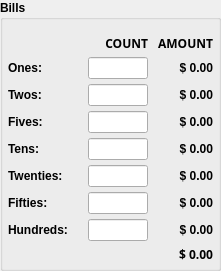
              <widget class="QWidget" name="widget_7" native="true">
               <layout class="QVBoxLayout" name="verticalLayout_7">
                <property name="spacing">
                 <number>5</number>
                </property>
                <property name="leftMargin">
                 <number>0</number>
                </property>
                <property name="topMargin">
                 <number>0</number>
                </property>
                <property name="rightMargin">
                 <number>0</number>
                </property>
                <property name="bottomMargin">
                 <number>0</number>
                </property>
                <item>
                 <widget class="QGroupBox" name="grp_bills">
                  <property name="font">
                   <font>
                    <bold>true</bold>
                   </font>
                  </property>
                  <property name="title">
                   <string>Bills</string>
                  </property>
                  <layout class="QVBoxLayout" name="verticalLayout_3">
                   <property name="spacing">
                    <number>5</number>
                   </property>
                   <property name="leftMargin">
                    <number>5</number>
                   </property>
                   <property name="topMargin">
                    <number>15</number>
                   </property>
                   <property name="rightMargin">
                    <number>5</number>
                   </property>
                   <property name="bottomMargin">
                    <number>5</number>
                   </property>
                   <item>
                    <layout class="QHBoxLayout" name="horizontalLayout_13">
                     <property name="spacing">
                      <number>5</number>
                     </property>
                     <property name="leftMargin">
                      <number>0</number>
                     </property>
                     <item>
                      <widget class="QLabel" name="label_25">
                       <property name="minimumSize">
                        <size>
                         <width>75</width>
                         <height>0</height>
                        </size>
                       </property>
                       <property name="maximumSize">
                        <size>
                         <width>75</width>
                         <height>16777215</height>
                        </size>
                       </property>
                       <property name="text">
                        <string/>
                       </property>
                      </widget>
                     </item>
                     <item>
                      <widget class="QLabel" name="lb_bills_count">
                       <property name="minimumSize">
                        <size>
                         <width>60</width>
                         <height>0</height>
                        </size>
                       </property>
                       <property name="maximumSize">
                        <size>
                         <width>60</width>
                         <height>16777215</height>
                        </size>
                       </property>
                       <property name="font">
                        <font>
                         <family>Lexend</family>
                         <bold>true</bold>
                        </font>
                       </property>
                       <property name="text">
                        <string>COUNT</string>
                       </property>
                       <property name="alignment">
                        <set>Qt::AlignmentFlag::AlignRight|Qt::AlignmentFlag::AlignTrailing|Qt::AlignmentFlag::AlignVCenter</set>
                       </property>
                      </widget>
                     </item>
                     <item>
                      <widget class="QLabel" name="lb_bills_amount">
                       <property name="minimumSize">
                        <size>
                         <width>60</width>
                         <height>0</height>
                        </size>
                       </property>
                       <property name="maximumSize">
                        <size>
                         <width>60</width>
                         <height>16777215</height>
                        </size>
                       </property>
                       <property name="font">
                        <font>
                         <family>Lexend</family>
                         <bold>true</bold>
                        </font>
                       </property>
                       <property name="text">
                        <string>AMOUNT</string>
                       </property>
                       <property name="alignment">
                        <set>Qt::AlignmentFlag::AlignRight|Qt::AlignmentFlag::AlignTrailing|Qt::AlignmentFlag::AlignVCenter</set>
                       </property>
                      </widget>
                     </item>
                    </layout>
                   </item>
                   <item>
                    <layout class="QHBoxLayout" name="horizontalLayout_14">
                     <property name="spacing">
                      <number>5</number>
                     </property>
                     <property name="leftMargin">
                      <number>0</number>
                     </property>
                     <item>
                      <widget class="QLabel" name="lb_ones">
                       <property name="minimumSize">
                        <size>
                         <width>75</width>
                         <height>0</height>
                        </size>
                       </property>
                       <property name="maximumSize">
                        <size>
                         <width>75</width>
                         <height>16777215</height>
                        </size>
                       </property>
                       <property name="text">
                        <string>Ones:</string>
                       </property>
                      </widget>
                     </item>
                     <item>
                      <widget class="QLineEdit" name="le_ones">
                       <property name="minimumSize">
                        <size>
                         <width>60</width>
                         <height>0</height>
                        </size>
                       </property>
                       <property name="maximumSize">
                        <size>
                         <width>60</width>
                         <height>16777215</height>
                        </size>
                       </property>
                       <property name="alignment">
                        <set>Qt::AlignmentFlag::AlignRight|Qt::AlignmentFlag::AlignTrailing|Qt::AlignmentFlag::AlignVCenter</set>
                       </property>
                      </widget>
                     </item>
                     <item>
                      <widget class="QLabel" name="lb_ones_amt">
                       <property name="minimumSize">
                        <size>
                         <width>60</width>
                         <height>0</height>
                        </size>
                       </property>
                       <property name="maximumSize">
                        <size>
                         <width>60</width>
                         <height>16777215</height>
                        </size>
                       </property>
                       <property name="text">
                        <string>$ 0.00</string>
                       </property>
                       <property name="alignment">
                        <set>Qt::AlignmentFlag::AlignRight|Qt::AlignmentFlag::AlignTrailing|Qt::AlignmentFlag::AlignVCenter</set>
                       </property>
                      </widget>
                     </item>
                    </layout>
                   </item>
                   <item>
                    <layout class="QHBoxLayout" name="horizontalLayout_15">
                     <property name="spacing">
                      <number>5</number>
                     </property>
                     <property name="leftMargin">
                      <number>0</number>
                     </property>
                     <item>
                      <widget class="QLabel" name="lb_twos">
                       <property name="minimumSize">
                        <size>
                         <width>75</width>
                         <height>0</height>
                        </size>
                       </property>
                       <property name="maximumSize">
                        <size>
                         <width>75</width>
                         <height>16777215</height>
                        </size>
                       </property>
                       <property name="text">
                        <string>Twos:</string>
                       </property>
                      </widget>
                     </item>
                     <item>
                      <widget class="QLineEdit" name="le_twos">
                       <property name="minimumSize">
                        <size>
                         <width>40</width>
                         <height>0</height>
                        </size>
                       </property>
                       <property name="maximumSize">
                        <size>
                         <width>60</width>
                         <height>16777215</height>
                        </size>
                       </property>
                       <property name="alignment">
                        <set>Qt::AlignmentFlag::AlignRight|Qt::AlignmentFlag::AlignTrailing|Qt::AlignmentFlag::AlignVCenter</set>
                       </property>
                      </widget>
                     </item>
                     <item>
                      <widget class="QLabel" name="lb_twos_amt">
                       <property name="minimumSize">
                        <size>
                         <width>60</width>
                         <height>0</height>
                        </size>
                       </property>
                       <property name="maximumSize">
                        <size>
                         <width>60</width>
                         <height>16777215</height>
                        </size>
                       </property>
                       <property name="text">
                        <string>$ 0.00</string>
                       </property>
                       <property name="alignment">
                        <set>Qt::AlignmentFlag::AlignRight|Qt::AlignmentFlag::AlignTrailing|Qt::AlignmentFlag::AlignVCenter</set>
                       </property>
                      </widget>
                     </item>
                    </layout>
                   </item>
                   <item>
                    <layout class="QHBoxLayout" name="horizontalLayout_16">
                     <property name="spacing">
                      <number>5</number>
                     </property>
                     <property name="leftMargin">
                      <number>0</number>
                     </property>
                     <item>
                      <widget class="QLabel" name="lb_fives">
                       <property name="minimumSize">
                        <size>
                         <width>75</width>
                         <height>0</height>
                        </size>
                       </property>
                       <property name="maximumSize">
                        <size>
                         <width>75</width>
                         <height>16777215</height>
                        </size>
                       </property>
                       <property name="text">
                        <string>Fives:</string>
                       </property>
                      </widget>
                     </item>
                     <item>
                      <widget class="QLineEdit" name="le_fives">
                       <property name="minimumSize">
                        <size>
                         <width>40</width>
                         <height>0</height>
                        </size>
                       </property>
                       <property name="maximumSize">
                        <size>
                         <width>60</width>
                         <height>16777215</height>
                        </size>
                       </property>
                       <property name="alignment">
                        <set>Qt::AlignmentFlag::AlignRight|Qt::AlignmentFlag::AlignTrailing|Qt::AlignmentFlag::AlignVCenter</set>
                       </property>
                      </widget>
                     </item>
                     <item>
                      <widget class="QLabel" name="lb_fives_amt">
                       <property name="minimumSize">
                        <size>
                         <width>60</width>
                         <height>0</height>
                        </size>
                       </property>
                       <property name="maximumSize">
                        <size>
                         <width>60</width>
                         <height>16777215</height>
                        </size>
                       </property>
                       <property name="text">
                        <string>$ 0.00</string>
                       </property>
                       <property name="alignment">
                        <set>Qt::AlignmentFlag::AlignRight|Qt::AlignmentFlag::AlignTrailing|Qt::AlignmentFlag::AlignVCenter</set>
                       </property>
                      </widget>
                     </item>
                    </layout>
                   </item>
                   <item>
                    <layout class="QHBoxLayout" name="horizontalLayout_17">
                     <property name="spacing">
                      <number>5</number>
                     </property>
                     <property name="leftMargin">
                      <number>0</number>
                     </property>
                     <item>
                      <widget class="QLabel" name="lb_tens">
                       <property name="minimumSize">
                        <size>
                         <width>75</width>
                         <height>0</height>
                        </size>
                       </property>
                       <property name="maximumSize">
                        <size>
                         <width>75</width>
                         <height>16777215</height>
                        </size>
                       </property>
                       <property name="text">
                        <string>Tens:</string>
                       </property>
                      </widget>
                     </item>
                     <item>
                      <widget class="QLineEdit" name="le_tens">
                       <property name="minimumSize">
                        <size>
                         <width>40</width>
                         <height>0</height>
                        </size>
                       </property>
                       <property name="maximumSize">
                        <size>
                         <width>60</width>
                         <height>16777215</height>
                        </size>
                       </property>
                       <property name="alignment">
                        <set>Qt::AlignmentFlag::AlignRight|Qt::AlignmentFlag::AlignTrailing|Qt::AlignmentFlag::AlignVCenter</set>
                       </property>
                      </widget>
                     </item>
                     <item>
                      <widget class="QLabel" name="lb_tens_amt">
                       <property name="minimumSize">
                        <size>
                         <width>60</width>
                         <height>0</height>
                        </size>
                       </property>
                       <property name="maximumSize">
                        <size>
                         <width>60</width>
                         <height>16777215</height>
                        </size>
                       </property>
                       <property name="text">
                        <string>$ 0.00</string>
                       </property>
                       <property name="alignment">
                        <set>Qt::AlignmentFlag::AlignRight|Qt::AlignmentFlag::AlignTrailing|Qt::AlignmentFlag::AlignVCenter</set>
                       </property>
                      </widget>
                     </item>
                    </layout>
                   </item>
                   <item>
                    <layout class="QHBoxLayout" name="horizontalLayout_18">
                     <property name="spacing">
                      <number>5</number>
                     </property>
                     <property name="leftMargin">
                      <number>0</number>
                     </property>
                     <item>
                      <widget class="QLabel" name="lb_twenties">
                       <property name="minimumSize">
                        <size>
                         <width>75</width>
                         <height>0</height>
                        </size>
                       </property>
                       <property name="maximumSize">
                        <size>
                         <width>75</width>
                         <height>16777215</height>
                        </size>
                       </property>
                       <property name="text">
                        <string>Twenties:</string>
                       </property>
                      </widget>
                     </item>
                     <item>
                      <widget class="QLineEdit" name="le_twenties">
                       <property name="minimumSize">
                        <size>
                         <width>40</width>
                         <height>0</height>
                        </size>
                       </property>
                       <property name="maximumSize">
                        <size>
                         <width>60</width>
                         <height>16777215</height>
                        </size>
                       </property>
                       <property name="alignment">
                        <set>Qt::AlignmentFlag::AlignRight|Qt::AlignmentFlag::AlignTrailing|Qt::AlignmentFlag::AlignVCenter</set>
                       </property>
                      </widget>
                     </item>
                     <item>
                      <widget class="QLabel" name="lb_twenties_amt">
                       <property name="minimumSize">
                        <size>
                         <width>60</width>
                         <height>0</height>
                        </size>
                       </property>
                       <property name="maximumSize">
                        <size>
                         <width>60</width>
                         <height>16777215</height>
                        </size>
                       </property>
                       <property name="text">
                        <string>$ 0.00</string>
                       </property>
                       <property name="alignment">
                        <set>Qt::AlignmentFlag::AlignRight|Qt::AlignmentFlag::AlignTrailing|Qt::AlignmentFlag::AlignVCenter</set>
                       </property>
                      </widget>
                     </item>
                    </layout>
                   </item>
                   <item>
                    <layout class="QHBoxLayout" name="horizontalLayout_19">
                     <property name="spacing">
                      <number>5</number>
                     </property>
                     <property name="leftMargin">
                      <number>0</number>
                     </property>
                     <item>
                      <widget class="QLabel" name="lb_fifties">
                       <property name="minimumSize">
                        <size>
                         <width>75</width>
                         <height>0</height>
                        </size>
                       </property>
                       <property name="maximumSize">
                        <size>
                         <width>75</width>
                         <height>16777215</height>
                        </size>
                       </property>
                       <property name="text">
                        <string>Fifties:</string>
                       </property>
                      </widget>
                     </item>
                     <item>
                      <widget class="QLineEdit" name="le_fifties">
                       <property name="minimumSize">
                        <size>
                         <width>40</width>
                         <height>0</height>
                        </size>
                       </property>
                       <property name="maximumSize">
                        <size>
                         <width>60</width>
                         <height>16777215</height>
                        </size>
                       </property>
                       <property name="alignment">
                        <set>Qt::AlignmentFlag::AlignRight|Qt::AlignmentFlag::AlignTrailing|Qt::AlignmentFlag::AlignVCenter</set>
                       </property>
                      </widget>
                     </item>
                     <item>
                      <widget class="QLabel" name="lb_fifties_amt">
                       <property name="minimumSize">
                        <size>
                         <width>60</width>
                         <height>0</height>
                        </size>
                       </property>
                       <property name="maximumSize">
                        <size>
                         <width>60</width>
                         <height>16777215</height>
                        </size>
                       </property>
                       <property name="text">
                        <string>$ 0.00</string>
                       </property>
                       <property name="alignment">
                        <set>Qt::AlignmentFlag::AlignRight|Qt::AlignmentFlag::AlignTrailing|Qt::AlignmentFlag::AlignVCenter</set>
                       </property>
                      </widget>
                     </item>
                    </layout>
                   </item>
                   <item>
                    <layout class="QHBoxLayout" name="horizontalLayout_20">
                     <property name="spacing">
                      <number>5</number>
                     </property>
                     <property name="leftMargin">
                      <number>0</number>
                     </property>
                     <item>
                      <widget class="QLabel" name="lb_hundreds">
                       <property name="minimumSize">
                        <size>
                         <width>75</width>
                         <height>0</height>
                        </size>
                       </property>
                       <property name="maximumSize">
                        <size>
                         <width>75</width>
                         <height>16777215</height>
                        </size>
                       </property>
                       <property name="text">
                        <string>Hundreds:</string>
                       </property>
                      </widget>
                     </item>
                     <item>
                      <widget class="QLineEdit" name="le_hundreds">
                       <property name="minimumSize">
                        <size>
                         <width>40</width>
                         <height>0</height>
                        </size>
                       </property>
                       <property name="maximumSize">
                        <size>
                         <width>60</width>
                         <height>16777215</height>
                        </size>
                       </property>
                       <property name="alignment">
                        <set>Qt::AlignmentFlag::AlignRight|Qt::AlignmentFlag::AlignTrailing|Qt::AlignmentFlag::AlignVCenter</set>
                       </property>
                      </widget>
                     </item>
                     <item>
                      <widget class="QLabel" name="lb_hundreds_amt">
                       <property name="minimumSize">
                        <size>
                         <width>60</width>
                         <height>0</height>
                        </size>
                       </property>
                       <property name="maximumSize">
                        <size>
                         <width>60</width>
                         <height>16777215</height>
                        </size>
                       </property>
                       <property name="text">
                        <string>$ 0.00</string>
                       </property>
                       <property name="alignment">
                        <set>Qt::AlignmentFlag::AlignRight|Qt::AlignmentFlag::AlignTrailing|Qt::AlignmentFlag::AlignVCenter</set>
                       </property>
                      </widget>
                     </item>
                    </layout>
                   </item>
                   <item>
                    <layout class="QHBoxLayout" name="horizontalLayout_21">
                     <property name="spacing">
                      <number>5</number>
                     </property>
                     <item>
                      <widget class="QLabel" name="label_42">
                       <property name="minimumSize">
                        <size>
                         <width>75</width>
                         <height>0</height>
                        </size>
                       </property>
                       <property name="maximumSize">
                        <size>
                         <width>75</width>
                         <height>16777215</height>
                        </size>
                       </property>
                       <property name="text">
                        <string/>
                       </property>
                      </widget>
                     </item>
                     <item>
                      <widget class="QLabel" name="label_43">
                       <property name="minimumSize">
                        <size>
                         <width>60</width>
                         <height>0</height>
                        </size>
                       </property>
                       <property name="maximumSize">
                        <size>
                         <width>60</width>
                         <height>16777215</height>
                        </size>
                       </property>
                       <property name="text">
                        <string/>
                       </property>
                      </widget>
                     </item>
                     <item>
                      <widget class="QLabel" name="lb_bills_total">
                       <property name="minimumSize">
                        <size>
                         <width>60</width>
                         <height>0</height>
                        </size>
                       </property>
                       <property name="maximumSize">
                        <size>
                         <width>60</width>
                         <height>16777215</height>
                        </size>
                       </property>
                       <property name="font">
                        <font>
                         <family>Lexend</family>
                         <bold>true</bold>
                        </font>
                       </property>
                       <property name="text">
                        <string>$ 0.00</string>
                       </property>
                       <property name="alignment">
                        <set>Qt::AlignmentFlag::AlignRight|Qt::AlignmentFlag::AlignTrailing|Qt::AlignmentFlag::AlignVCenter</set>
                       </property>
                      </widget>
                     </item>
                    </layout>
                   </item>
                  </layout>
                 </widget>
                </item>
               </layout>
              </widget>
